Frame 1 (no input): blank canvas, image omitted
Frame 60 (the mouse pressed at the canvas centre just before this capture): blank canvas, image omitted
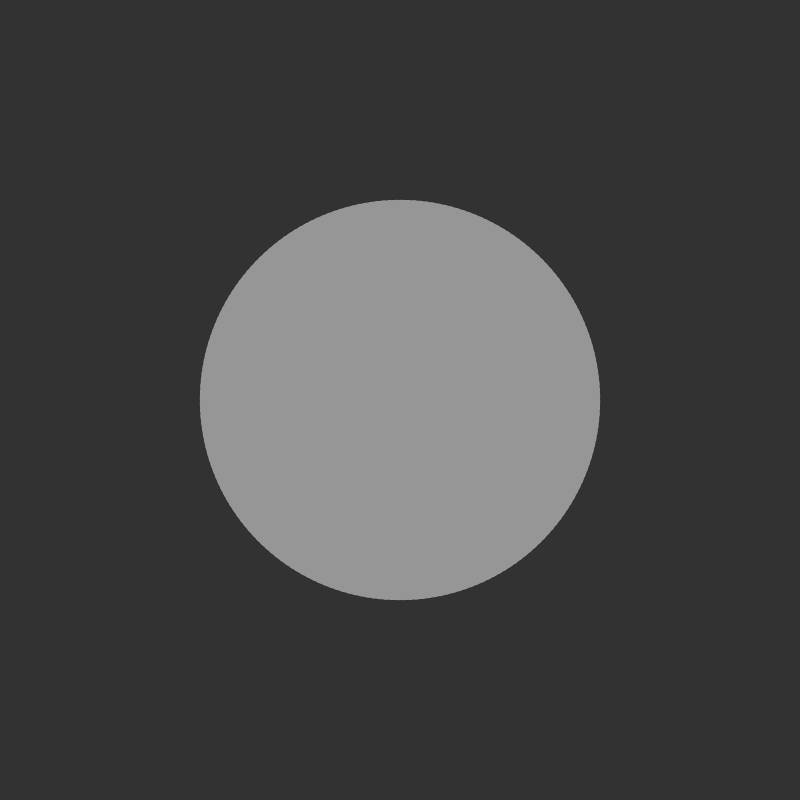
Frame 120 (the mouse held since frame 60 and released just before this capture)

The Processing sketch whose frames 1 and 60 were blank and that drew this single picture after the mouse press (run headless with seeded random() and noise(); from frame 60 on, the mouse is pressed at the canvas centre):

// Processing sketch: Structure_15_Radial_Rects
// ── Structure_15_Radial_Rects.pde
//KP S25 DMP
//Programming Data Visualition 
//DataVis Processing Toolkit
int rectHeight = 10;

void setup() {
  size(800, 800);
}

void draw() {
  background(50);
  float rectWidth = mouseX/2;
  int rectCount = mouseY/2;
  float intraRectAngle = TWO_PI/rectCount;
  pushMatrix();
  translate(width/2, height/2);
  for (int i=0; i<rectCount; i++) {
    noStroke();
    fill(150);
    rotate(intraRectAngle);
    rect(0, 0, rectWidth, rectHeight);
  }
  popMatrix();
}
